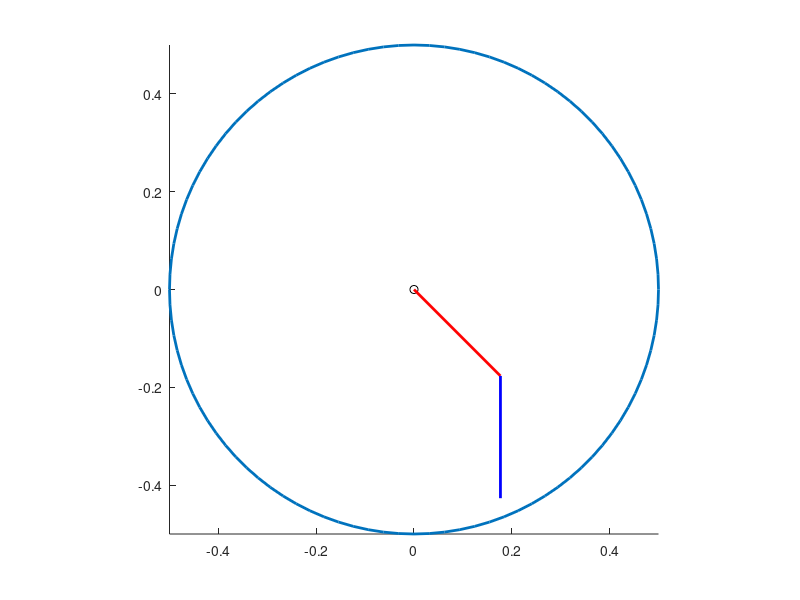

This chart was generated by the following MATLAB code: (Note: this script raises an error after producing the figure.)
function main()
    clear
    clc
    % basic settings
    param.g = 9.81; param.n = 5;
    param.m1 = 0.2; param.m2 = 0.2;
    param.L1 = 0.25; param.L2 = 0.25;
    param.r1 = param.L1; param.r2 = param.L2;
    param.I1 = 1/12; param.I2 = 1/12;
    
    % initial conditions    
    Numtimelist = 1000;
    tspan = linspace(0,20,Numtimelist)'; % simulation duration
    statevar0 = [-pi/4; 0; -pi/4; 0]; % initial conditions for theta1 theta1dot, theta2, theta2dot
    options = odeset('reltol',1e-9,'abstol',1e-9); % specifies accuracy of simulation
    
    % program start
    hold on
    % draw workspace
    drawWorkSpace(param.L1, param.L2);
    
    A = [param.L1*cos(statevar0(1)) param.L1*sin(statevar0(1))];
    B = [param.L1*cos(statevar0(1))+param.L2*cos(statevar0(1)+statevar0(3)) param.L1*sin(statevar0(1))+param.L2*sin(statevar0(1)+statevar0(3))];
    plot(0,0,'ko'); hold on;
    hOA = plot([0 A(1)],[0 A(2)],'r', 'LineWidth',2);
    hold on
    hAB = plot([A(1) B(1)], [A(2) B(2)], 'b', 'LineWidth',2);
    for i=1:param.n
        figure(1);
        point = ginput(1);
        while norm(point) < abs(param.L1-param.L2) || norm(point) > param.L1+param.L2
            title(sprintf('Invalid point! It must be within the workspace!'));
            point = ginput(1);
        end
        plot(point(1), point(2), 'r*', 'LineWidth', 1);
        [param.td1, param.td2] = solveInverse(point, param.L1, param.L2);
        [tlist1,statevarlist1] = ode45(@doublependulumodefile,tspan,statevar0,options,param);
        theta1list = statevarlist1(:,1);
        dtheta1list = statevarlist1(:,2);
        theta2list = statevarlist1(:,3);
        dtheta2list = statevarlist1(:,4);
        
        figure(1);
        L1 = param.L1; L2 = param.L2;
        plot(0,0,'ko');
        
        for j = 1:1:Numtimelist
            xA = L1*cos(theta1list(j));
            yA = L1*sin(theta1list(j));
            xB = xA + L2*cos(theta1list(j)+theta2list(j));
            yB = yA + L2*sin(theta1list(j)+theta2list(j));
            if mod(j, 100) == 0 && (xB-point(1))^2 + (yB-point(2))^2 < 0.0001
                break
            end
            set(hOA,'xdata',[0 xA],'ydata',[0 yA],'LineWidth',2);
            set(hAB,'xdata',[xA xB],'ydata',[yA yB],'LineWidth',2);
            pause(0.01);
        end
        theta1list(j)
        theta2list(j)
        
        figure(2);
        subplot(221);
        plot(tlist1,theta1list);
        ylabel('$\theta_1$','interpreter','latex', 'FontWeight','bold');
        xlabel('t'); hold on;
        subplot(222);
        plot(tlist1,theta2list);
        ylabel('$\theta_2$','interpreter','latex', 'FontWeight','bold');
        xlabel('t'); hold on;
        subplot(223);
        plot(tlist1,dtheta1list);
        ylabel('$\dot{\theta_1}$','interpreter','latex', 'FontWeight','bold');
        xlabel('t'); hold on;
        subplot(224);
        plot(tlist1,dtheta2list);
        ylabel('$\dot{\theta_2}$','interpreter','latex', 'FontWeight','bold');
        xlabel('t'); hold on;
        
        statevar0 = [param.td1; 0; param.td2; 0];
    end
    
    hold off
end

function drawCircle(r)
    th = 0:pi/50:2*pi;
    xunit = r * cos(th);
    yunit = r * sin(th);
    plot(xunit, yunit, 'LineWidth', 2);
end

function drawWorkSpace(L1, L2)
    bound = L1+L2;
    % outer circle
    drawCircle(bound);
    % inner circle
    drawCircle(abs(L1-L2));
    xlim([-bound bound]);
    ylim([-bound bound]);
    pbaspect([1 1 1]);
end

function [th1_right, th2_right] = solveInverse(point, l1, l2)
    x = point(1); y = point(2);
    hypotenuse = x*x + y*y;
    alpha = real(acos((l1*l1 + l2*l2 - hypotenuse)/2/l1/l2));
    beta = real(acos((l1*l1 + hypotenuse - l2*l2)/2/l1/sqrt(hypotenuse)));
    atg = atan2(y, x);
    th1_right = mod(atg - beta, 2*pi);
    th2_right = mod(pi - alpha, 2*pi);
end